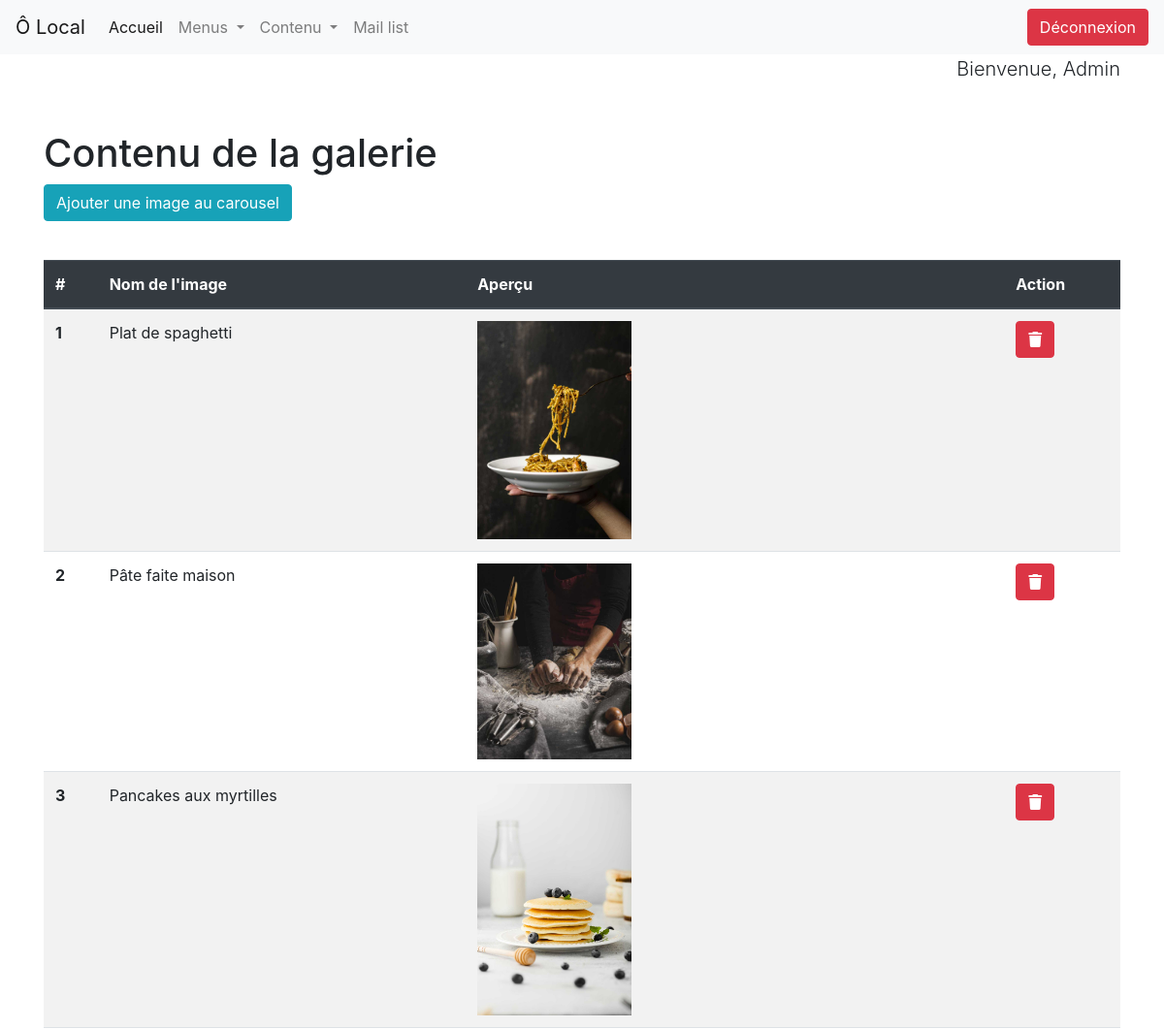
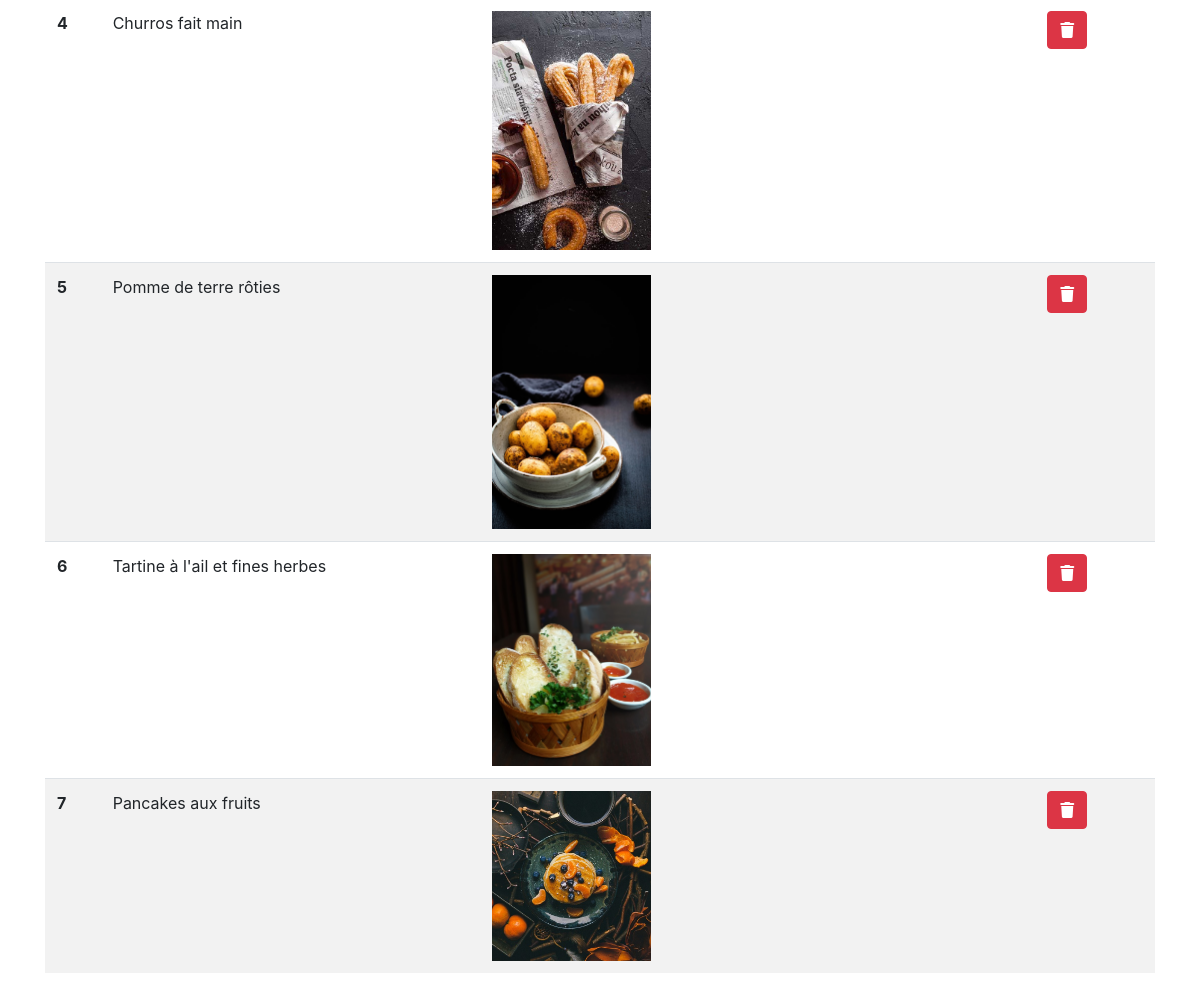
The page /backOffice/gallery.php (signed in) on the database its author committed (2 pictures, top to bottom).
### tables this page shows
CREATE TABLE `galleryContent` (
  `id` int(11) NOT NULL,
  `img_path` varchar(255) NOT NULL,
  `img_alt` varchar(255) NOT NULL
);

### backOffice/includes/views/gallery.phtml (the view, shortened to what this page needs)
<main class="container-xl" id='gallery'>
    <p class="text-right mb-5 lead">Bienvenue, <?= htmlspecialchars($_SESSION['admin']['name']) ?></p>
    <h1 class="ml-5 ml-md-auto text-left">Contenu de la galerie</h1>
    <button type="button" class="btn btn-info mb-4" data-toggle="modal" data-target="#formModal">Ajouter une image au carousel</button>
    <table class="table table-striped table-hover">
        <thead class='thead-dark'>
            <tr>
                <th scope="col" class='w-10'>#</th>
                <th scope="col" class='w-30'>Nom de l'image</th>
                <th scope="col" class='w-50'>Aperçu</th>
                <th scope="col" class='w-10'>Action</th>
            </tr>
        </thead>
        <tbody>
        <?php foreach ($galleryContent as $content): ?>
            <tr>
                <th scope="row"><?= $count ?></th>
                <td><?= htmlspecialchars($content['img_alt']) ?></td>
                <td><img src="../src/img/carousel/<?= htmlspecialchars($content['img_path']) ?>" alt=""></td>
                <td><a href="removeImage.php?id=<?= htmlspecialchars($content['id']) ?>" class="btn btn-danger"><i class="fas fa-trash"></i></a></td>
            </tr>
            <?php $count++; ?>
        <?php endforeach; ?>
        </tbody>
    </table>
</main>
</body>
</html>

### backOffice/gallery.php (shortened to what this page needs)
<?php
if (isset($_SESSION['admin'])) {
    include('includes/header.phtml');
    include('includes/pdo.php');
    $sql = 'SELECT * FROM galleryContent';
    $query = $pdo->prepare($sql);
    $query->execute();
    $galleryContent = $query->fetchAll();
    $count = 1;
    include('includes/views/gallery.phtml');
}
?>

### backOffice/includes/header.phtml (shortened to what this page needs)
<!DOCTYPE html>
<html lang="fr">
<head>
    <link rel="stylesheet" href="https://stackpath.bootstrapcdn.com/bootstrap/4.4.1/css/bootstrap.min.css">
    <link rel="stylesheet" href="src/wysiwyg/summernote-bs4.css">
    <link rel="stylesheet" href="src/css/main.css">
</head>
<body>
    <header>
    <nav class="navbar navbar-expand-lg navbar-light bg-light">
        <a class="navbar-brand" href="#">Ô Local</a>
        <?php if (!empty($_SESSION)): ?>
            <div class="collapse navbar-collapse" id="navbarSupportedContent">
                <ul class="navbar-nav mr-auto">
                    <li class="nav-item active">
                        <a class="nav-link" href="backOffice.php">Accueil</a>
                    </li>
                    <li class="nav-item dropdown">
                        <a class="nav-link dropdown-toggle" href="#" id="navbarDropdown" role="button" data-toggle="dropdown" aria-haspopup="true" aria-expanded="false">
                        Menus
                        </a>
                    </li>
                    <li class="nav-item dropdown">
                        <a class="nav-link dropdown-toggle" href="#" id="navbarDropdown" role="button" data-toggle="dropdown" aria-haspopup="true" aria-expanded="false">
                        Contenu
                        </a>
                    </li>
                    <li class="nav-item">
                        <a class="nav-link" href="mailList.php">Mail list</a>
                    </li>
                </ul>
                <?php if(isset($_SESSION['admin'])): ?>
                    <a href="deconnection.php" class='btn btn-danger'>Déconnexion</a>
                <?php endif; ?>
            </div>
        <?php endif; ?>
    </nav>
    </header>

### backOffice/src/css/main.css (style rules this page uses)
#gallery img { max-width: 30%; }

### rows shown on the page
gallerycontent: img_alt "Plat de spaghetti", img_path (picture)
gallerycontent: img_alt "Pâte faite maison", img_path (picture)
gallerycontent: img_alt "Pancakes aux myrtilles", img_path (picture)
gallerycontent: img_alt "Churros fait main", img_path (picture)
gallerycontent: img_alt "Pomme de terre rôties", img_path (picture)
gallerycontent: img_alt "Tartine à l'ail et fines herbes", img_path (picture)
gallerycontent: img_alt "Pancakes aux fruits", img_path (picture)

### other values the page prints
$_SESSION['admin']['name'] "Admin"
